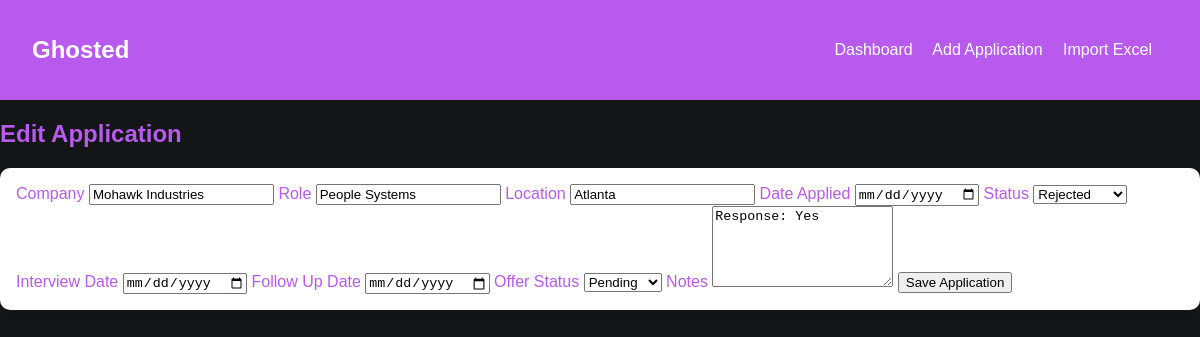
The page /edit/1141 on the database its author committed.
### tables this page shows
CREATE TABLE applications (
            id INTEGER PRIMARY KEY AUTOINCREMENT,
            company TEXT NOT NULL,
            role TEXT NOT NULL,
            location TEXT,
            date_applied TEXT,
            status TEXT NOT NULL,
            interview_date TEXT,
            follow_up_date TEXT,
            offer_status TEXT,
            notes TEXT
        );

### app.py (the view, shortened to what this page needs)
    @app.route("/edit/<int:app_id>", methods=["GET", "POST"])
    def edit_application(app_id: int):
        conn = get_db_connection()
        application = conn.execute("SELECT * FROM applications WHERE id = ?", (app_id,)).fetchone()
        if application is None:
            conn.close()
            flash("Application not found.")
            return redirect(url_for("index"))
        conn.close()
        return render_template("form.html", application=application)

### db.py (called while the page is built)
def get_db_connection() -> sqlite3.Connection:
    conn = sqlite3.connect(DB_PATH)
    conn.row_factory = sqlite3.Row
    return conn

### templates/form.html
{% extends 'base.html' %}
{% block content %}
<h2>{{ 'Edit Application' if application else 'Add Application' }}</h2>
<form method="POST" class="form-grid">
    <label>Company
        <input type="text" name="company" value="{{ application.company if application else '' }}" required>
    </label>
    <label>Role
        <input type="text" name="role" value="{{ application.role if application else '' }}" required>
    </label>
    <label>Location
        <input type="text" name="location" value="{{ application.location if application else '' }}">
    </label>
    <label>Date Applied
        <input type="date" name="date_applied" value="{{ application.date_applied if application else '' }}">
    </label>
    <label>Status
        <select name="status">
            {% set current_status = application.status if application else 'Applied' %}
            {% for option in ['Interested', 'Applied', 'Interviewing', 'Final Round', 'Offer', 'Rejected'] %}
                <option value="{{ option }}" {% if current_status == option %}selected{% endif %}>{{ option }}</option>
            {% endfor %}
        </select>
    </label>
    <label>Interview Date
        <input type="date" name="interview_date" value="{{ application.interview_date if application else '' }}">
    </label>
    <label>Follow Up Date
        <input type="date" name="follow_up_date" value="{{ application.follow_up_date if application else '' }}">
    </label>
    <label>Offer Status
        <select name="offer_status">
            {% set current_offer = application.offer_status if application else 'Pending' %}
            {% for option in ['Pending', 'Received', 'Accepted', 'Declined', 'N/A'] %}
                <option value="{{ option }}" {% if current_offer == option %}selected{% endif %}>{{ option }}</option>
            {% endfor %}
        </select>
    </label>
    <label class="full-width">Notes
        <textarea name="notes" rows="5">{{ application.notes if application else '' }}</textarea>
    </label>
    <button class="button" type="submit">Save Application</button>
</form>
{% endblock %}

### static/css/style.css (style rules this page uses)
body { font-family: Arial, sans-serif; margin: 0; background: #141516; color: #b85aee; }
.card, .table-section, .upload-box, form { background: white; border-radius: 10px; padding: 1rem; box-shadow: 0 2px 8px rgba(0,0,0,0.08); }

### rows shown on the page
applications: company "Mohawk Industries", role "People Systems", location "Atlanta", status "Rejected", notes "Response: Yes"

### other values the page prints
{{ 'Edit Application' if application else 'Add Application' }} "Edit Application"
form field offer_status "Pending"
